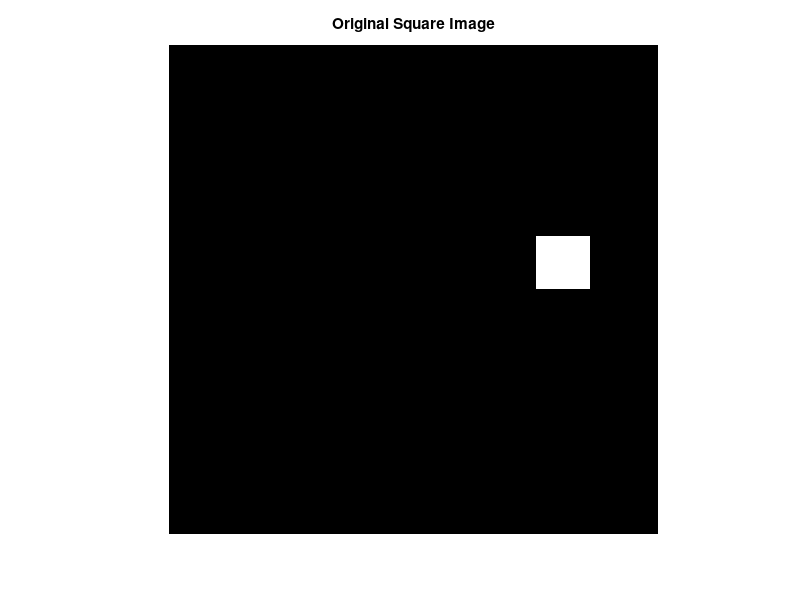
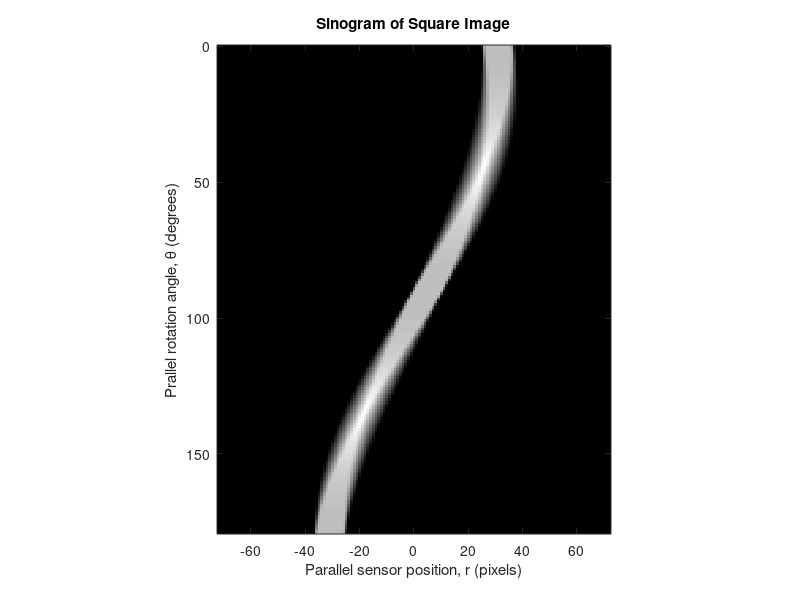

These charts were generated, in order, by the following MATLAB code: (Note: this script raises an error after producing the figures.)
% Medical Imaging
% Workshop 2
% Ivan Volkov 988146 and Arun Jha 997110
% 07/04/22

%% Section A
% Q1: Create a pixel image
SquareImg = zeros(100);
SquareImg(40:50, 76:86) = 1;

% Q2: plot
figure(1);
imagesc(SquareImg);
colormap gray
axis image
axis off
title('Original Square Image');

% Q3: projection angles
theta = 0:1:179;

% Q4: create a sinogram
[R_square, xp_square] = radon(SquareImg, theta);
figure(2);
imagesc(xp_square, theta, R_square');
xlabel('Parallel sensor position, r (pixels)');
ylabel('Prallel rotation angle, \theta (degrees)');
colormap gray
axis image
title('Sinogram of Square Image');

% Q5: image reconstruction
output_size = max(size(SquareImg));
Img_est_square = iradon(R_square, theta, output_size);
figure(3);
imagesc(Img_est_square);
colormap gray
axis image
axis off
title('Reconstruction of Square Image, default filter');

% Q6: image reconstruction 2
Img_est_square2 = iradon(R_square, theta, 'linear', 'none', output_size);
figure(4);
imagesc(Img_est_square2);
colormap gray
axis image
axis off
title('Reconstruction of Square Image, no Ram-Lak filter');

% Q7: phantom creation
PhantomImg = phantom(256);
figure(5);
imagesc(PhantomImg);
colormap gray
axis image
axis off
title('Original Phantom Image');

% phantom sinogram
[R_square_phantom, xp_square_phantom] = radon(PhantomImg, theta);
figure(6);
imagesc(xp_square_phantom, theta, R_square_phantom');
xlabel('Parallel sensor position, r (pixels)');
ylabel('Prallel rotation angle, \theta (degrees)');
colormap gray
axis image
title('Sinogram of Phantom Image');

% phantom image reconstruction
output_size_phantom = max(size(PhantomImg));
Img_est_square_phantom = iradon(R_square_phantom, theta, output_size_phantom);
figure(7);
imagesc(Img_est_square_phantom);
colormap gray
axis image
axis off
title('Reconstruction of Phantom Image');

% Q8: investigation of projection angles
theta_new = 0:5:179;

% phantom sinogram
[R_square_phantom, xp_square_phantom] = radon(PhantomImg, theta_new);
figure(8);
imagesc(xp_square_phantom, theta_new, R_square_phantom');
xlabel('Parallel sensor position, r (pixels)');
ylabel('Prallel rotation angle, \theta (degrees)');
colormap gray
axis image
title('Sinogram of Phantom Image with larger angle step');

% phantom image reconstruction
output_size_phantom = max(size(PhantomImg));
Img_est_square_phantom = iradon(R_square_phantom, theta_new, output_size_phantom);
figure(9);
imagesc(Img_est_square_phantom);
colormap gray
axis image
axis off
title('Reconstruction of Phantom Image with larger angle step');
%% Section B
% Q1: fan beam on phantom
D = 190;
[R_phantom_fan, sensors_fan, theta_fan] = fanbeam(PhantomImg, D);
figure(8);
imagesc(sensors_fan, theta_fan, R_phantom_fan');
xlabel('Fanbeam Sensor Position r (pixels)');
ylabel('Fanbeam rotation Angle, \theta (degrees)');
colormap gray
axis image
% axis off
title('Sinogram of Phantom Image, Fan Beam');

% Q2: image reconstruction
[Img_est_phantom_fan, H_default] = ifanbeam(R_phantom_fan, D, 'OutputSize', output_size_phantom);
figure(9);
imagesc(Img_est_phantom_fan);
colormap gray
axis image
axis off
title('Reconstruction of Phantom Image, Fan Beam');

% Q3: increase spacing to 2 degrees
[R_phantom_fan2, sensors_fan2, theta_fan2] = fanbeam(PhantomImg, D, 'FanSensorSpacing', 2);
figure(10);
imagesc(sensors_fan2, theta_fan2, R_phantom_fan2');
xlabel('Fanbeam Sensor Position r (pixels)');
ylabel('Fanbeam rotation Angle, \theta (degrees)');
colormap gray
axis image
% axis off
title('Sinogram of Phantom Image, 2 Degree Fan Sensor Spacing');

% image reconstruction
Img_est_phantom_fan2 = ifanbeam(R_phantom_fan2, D, 'OutputSize', output_size_phantom, 'FanSensorSpacing', 2);
figure(11);
imagesc(Img_est_phantom_fan2);
colormap gray
axis image
axis off
title('Reconstruction of Phantom Image, 2 Degree Fan Sensor Spacing');

% decrease spacing to .25 degrees
[R_phantom_fan3, sensors_fan3, theta_fan3] = fanbeam(PhantomImg, D, 'FanSensorSpacing', .25);
figure(12);
imagesc(sensors_fan3, theta_fan3, R_phantom_fan3');
xlabel('Fanbeam Sensor Position r (pixels)');
ylabel('Fanbeam rotation Angle, \theta (degrees)');
colormap gray
axis image
% axis off
title('Sinogram of Phantom Image, .25 Degree Fan Sensor Spacing');

% image reconstruction
Img_est_phantom_fan3 = ifanbeam(R_phantom_fan3, D, 'OutputSize', output_size_phantom, 'FanSensorSpacing', 0.25);
figure(13);
imagesc(Img_est_phantom_fan3);
colormap gray
axis image
axis off
title('Reconstruction of Phantom Image, .25 Degree Fan Sensor Spacing');

% Q4: increase the fan projection angle to 5 degrees
[R_phantom_fan4, sensors_fan4, theta_fan4] = fanbeam(PhantomImg, D, 'FanRotationIncrement', 5);
figure(14);
imagesc(sensors_fan4, theta_fan4, R_phantom_fan4');
xlabel('Fanbeam Sensor Position r (pixels)');
ylabel('Fanbeam rotation Angle, \theta (degrees)');
colormap gray
axis image
% axis off
title('Sinogram of Phantom Image, 5 Degree Fan Projection Angle');

% image reconstruction
Img_est_phantom_fan4 = ifanbeam(R_phantom_fan4, D, 'OutputSize', output_size_phantom, 'FanRotationIncrement', 5);
figure(15);
imagesc(Img_est_phantom_fan4);
colormap gray
axis image
axis off
title('Reconstruction of Phantom Image, 5 Degree Fan Projection Angle');

% Q5: filter change
% image reconstruction
[Img_est_phantom_fan, H_hamming] = ifanbeam(R_phantom_fan, D, 'OutputSize', output_size_phantom, 'Filter', 'Hamming');
figure(16);
imagesc(Img_est_phantom_fan);
colormap gray
axis image
axis off
title('Reconstruction of Phantom Image, Hamming Filter');

% Q6: plot freq responses
figure(17);
plot(-512:1:511, fftshift(H_default));
hold on
plot(-512:1:511, fftshift(H_hamming));
hold off
xlabel('Frequency (Hz)');
legend('Ram-Lak', 'Hamming');
title('Filter Frequency Response');

%% Section C
% Q1: projection angles 
theta2 = 0:1:90;

% sinogram
[R1, xp1] = radon(SquareImg, theta2);
figure(18);
imagesc(xp1, theta2, R1');
xlabel('Parallel sensor position, r (pixels)');
ylabel('Prallel rotation angle, \theta (degrees)');
colormap gray
axis image

% Q2: move the square
SquareImg2 = zeros(100);
SquareImg2(41:51, 75:85) = 1;
theta3 = 91:1:179;

% sinogram
[R2, xp2] = radon(SquareImg2, theta3);
figure(19);
imagesc(xp2, theta3, R2');
xlabel('Parallel sensor position, r (pixels)');
ylabel('Prallel rotation angle, \theta (degrees)');
colormap gray
axis image

% Q3: combined sinograms
R_combined = [R1 R2];
figure(20);
imagesc(xp1, 0:1:179, R_combined');
xlabel('Parallel sensor position, r (pixels)');
ylabel('Prallel rotation angle, \theta (degrees)');
colormap gray
axis image
title('Sinogram of Moving Square Image');

% Q4: image reconstruction
Img_est_C = iradon(R_combined, theta, output_size);
figure(21);
imagesc(Img_est_C);
colormap gray
axis image
axis off
title('Reconstruction of Moving Square Image');

%% Section D
% Q1: Noisy sinogram
NoiseSquareImg = poissrnd(SquareImg);
[R_noisysquare, xp_square] = radon(NoiseSquareImg, theta);
figure(22);
imagesc(xp_square, theta, R_noisysquare');
xlabel('Parallel sensor position, r (pixels)');
ylabel('Prallel rotation angle, \theta (degrees)');
colormap gray
axis image
title('Sinogram of Noisy Square Image');

% Q2&3: image reconstruction
Img_est_noisysquare = iradon(R_noisysquare, theta, output_size);
figure(23);
imagesc(log10(Img_est_noisysquare-min(Img_est_noisysquare(:))));
colormap gray
axis image
axis off
title('Reconstruction of Noisy Square Image');

%% Section E
% Q1: read the image
im = imread('MicroCTExample.bmp');
im = double(im(:, :, 1));
figure(24);
imagesc(im);
axis equal
axis tight
title('Original Image');

% Q2: filter
filter = fspecial('gaussian', [3 3], 1.2);
im_filt = imfilter(im, filter);
figure(25);
imagesc(im_filt);
axis equal
axis tight
title('Filtered Image');

% Q3: histogram
im_array = reshape(im_filt, 1, []);
figure(26);
histogram(im_array, 20);
title('Filtered Image Histogram');

% Q4: thresholding
Thr = 55;
index = find(im_filt > Thr);
im_bw = zeros(size(im_filt));
im_bw(index) = 1;
figure(27);
imagesc(im_bw);
axis equal
axis tight
title('Thresholded Image');

% Q5: masking
filter2 = fspecial('gaussian', [18 18], 5); 
im_filt2 = imfilter(im, filter2);
index2 = find(im_filt2 > Thr);
mask = zeros(size(im_filt2));
mask(index2) = 1;
figure(28);
imagesc(mask);
axis equal
axis tight
title('Mask');

% Q6: mask visualisation
im_mask_pict = im_filt + 255*mask;
figure(29);
imagesc(im_mask_pict, [0 255]);
axis equal
axis tight
title('Filtered + Mask');

im_mask_pict = im_bw + 2*mask;
figure(30);
imagesc(im_mask_pict, [0 2]);
axis equal
axis tight
title('Segmented + Mask');

% Q7: apply mask to an image
im_bw_mask = mask.*im_bw;
figure(31);
imagesc(im_bw_mask);
axis equal
axis tight
title('Masked image');

% Q8: porosity
bone_pix = sum(im_bw_mask(:));
mask_pix = sum(mask(:));
porosity = 100*(1 - bone_pix/mask_pix);
disp(['Porosity: ', num2str(porosity), '%']);
